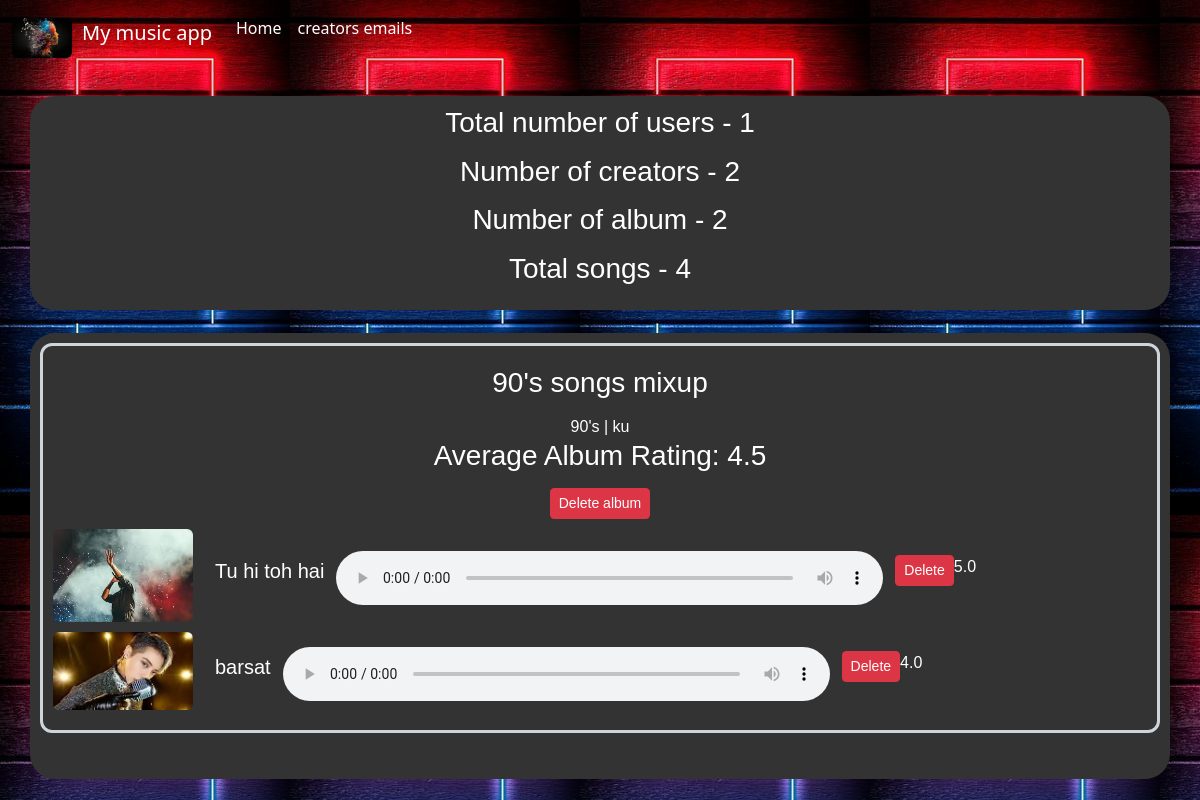
Screenshot of /adminpage (signed in) with the database file from the repository.
### tables this page shows
CREATE TABLE albums (
            id INTEGER PRIMARY KEY AUTOINCREMENT,
            creator_id INTEGER,
            name TEXT NOT NULL,
            genre TEXT NOT NULL,
            artist TEXT NOT NULL,
            FOREIGN KEY (creator_id) REFERENCES creator (id)
        );

CREATE TABLE songs (
            id INTEGER PRIMARY KEY AUTOINCREMENT,
            album_id INTEGER,
            song_name TEXT NOT NULL,
            file_path TEXT NOT NULL,
            image_path TEXT NOT NULL,
            average_rating REAL DEFAULT 0,
            FOREIGN KEY (album_id) REFERENCES albums (id)
        );

### adminpage.py (the view)
@adminpage_bp.route('/adminpage', methods=['GET'])
def adminpage():
    from app import get_total_song_count,get_total_album_count
    from album import get_existing_albums
    from login import get_user_count
    from creator import get_creator_count
    table_names = ["songs"]
    query = " UNION ".join([f"SELECT image_path, song_name, file_path, id FROM {table_name}" for table_name in table_names])
    all_songs = query_song_db(f"{query} ORDER BY song_name")
    total_count = get_total_song_count()
    existing_albums = get_existing_albums()
    album_count=get_total_album_count()
    creator_count=get_creator_count()
    user_count=get_user_count()
    return render_template('adminpage.html', all_songs=all_songs, total_count=total_count, existing_albums=existing_albums,album_count=album_count,creator_count=creator_count,user_count=user_count)

### adminpage.py (called while the page is built)
def query_song_db(query, args=(), one=False):
    with sqlite3.connect('song.db') as conn:
        conn.row_factory = sqlite3.Row
        cursor = conn.cursor()
        result = cursor.execute(query, args).fetchone() if one else cursor.execute(query, args).fetchall()
    return result

### album.py (called while the page is built)
def get_existing_albums():
    creator_id = session.get('creator_id')
    connection = sqlite3.connect('song.db')
    cursor = connection.cursor()
    cursor.execute('SELECT id, name, genre, artist FROM albums WHERE creator_id = ?', (creator_id,))
    albums = [{'id': row[0], 'name': row[1], 'genre': row[2], 'artist': row[3], 'songs': get_songs_for_album(row[0]), 'average_album_rating': get_album_average_rating(row[0])} for row in cursor.fetchall()]
    connection.close()
    return albums

def get_songs_for_album(album_id):
    connection = sqlite3.connect('song.db')
    cursor = connection.cursor()
    cursor.execute('SELECT id, song_name, file_path, image_path FROM songs WHERE album_id = ?', (album_id,))
    songs = []
    for row in cursor.fetchall():
        song_id = row[0]
        song_name = row[1]
        file_path = row[2]
        image_path = row[3]
        song_average_rating = get_average_rating(song_id)
        songs.append({
            'id': song_id,
            'song_name': song_name,
            'file_path': file_path,
            'image_path': image_path,
            'average_rating': song_average_rating
        })
    connection.close()
    return songs

def get_average_rating(song_id):
    try:
        connection = sqlite3.connect('song.db')
        cursor = connection.cursor()
        cursor.execute('''
            SELECT AVG(rating)
            FROM song_ratings
            WHERE song_id = ?
                AND song_id IN (SELECT id FROM songs WHERE id = ?)
        ''', (song_id, song_id))
        average_rating = cursor.fetchone()[0] or 0
        connection.close()
        return average_rating
    except Exception as e:
        print(f"Error getting average rating for song ID {song_id}: {str(e)}")
        return 0

### app.py (called while the page is built)
def query_songlist_db(query, args=(), one=False):
    with sqlite3.connect('song.db') as conn:
        conn.row_factory = sqlite3.Row
        cursor = conn.cursor()
        result = cursor.execute(query, args).fetchone() if one else cursor.execute(query, args).fetchall()
    return result

def get_total_song_count():
    count5 = len(query_songlist_db("SELECT * FROM songs"))
    return count5

### templates/adminpage.html (shortened to what this page needs)
<!DOCTYPE html>
<html lang="en">
<head>
    <link href="https://cdn.jsdelivr.net/npm/bootstrap@5.3.2/dist/css/bootstrap.min.css" rel="stylesheet"
>
</head>
<body>
    <nav class="navbar navbar-expand-lg ">
        <div class="container-fluid">
            <a class="navbar-brand" href="/" style="color: white;">
                <img src="static/logo.jpg" class="rounded float-start" style="max-height: 40px; margin-right: 10px;"> My music app
            </a>
            <div class="collapse navbar-collapse" id="navbarSupportedContent">
                <ul class="navbar-nav me-auto mb-2 mb-lg-0">
                    <li class="nav-item">
                        <a class="nav-link active" aria-current="page" href="/" style="color: white;">Home</a>
                    </li>
                    <li class="nav-item">
                        <a class="nav-link active" aria-current="page" href="/get_all_creators" style="color: white;">creators emails</a>
                    </li>
                </ul>
            </div>
        </div>
    </nav>
    <div class="container">
        <h3>Total number of users - {{user_count}}</h3>
        <h3>Number of creators - {{creator_count}}</h3>
        <h3>Number of album - {{album_count}}</h3>
        <h3>Total songs - {{total_count}}</h3>
    </div>
<div class="container">
    <ul>
{% for album in existing_albums %}
<li>
    <div class="album-container">
        <h4 class="album-title"><h3>{{ album.name }} </h3>{{album.genre}} | {{album.artist}}</h4>
        <h3>Average Album Rating: {{ album.average_album_rating }}</h3>
        <form method="post" action="/delete_album/{{ album.id }}">
            <button type="submit" class="btn btn-danger btn-sm">Delete album</button>
        </form>
{% for song in album.songs %}
    <div class="song-item">
        <img src="{{song.image_path}}" class="rounded">
        <h5>{{song.song_name}}</h5>
        <audio controls>
            <source src="{{ song.file_path }}" type="audio/mp3">
        </audio>
        <form method="post" action="/remove_song/{{ song.id }}">
            <button type="submit" class="btn btn-danger btn-sm">Delete</button>
        </form>
        <p>{{ song.average_rating }}</p>
    </div>
{% endfor %}
    </div>
</li>
{% endfor %}
    </ul>
</div>
</body>
</html>

### templates/adminpage.html (style rules this page uses)
.container { display: flex; text-align: center; flex-direction: column; min-height: 20vh; background-color: #333; color: white; font-family: 'Varela Round', sans-serif; margin: 23px auto; width: 100%; border-radius: 20px; padding: 10px; }
body { background: url('static/newone.jpg'); color: #495057; }
.container { margin-top: 20px; background-color: #333; color: white; border-radius: 25px; }
h3 { margin-bottom: 15px; }
form { margin-bottom: 10px; border-radius: 12px; }
ul { list-style-type: none; padding: 0; }
li { margin-bottom: 20px; }
.album-container { border: 3px solid #ced4da; padding: 10px; margin-bottom: 20px; border-radius: 12px; margin-bottom: 5px; }
.album-title { font-size: 20px; margin-bottom: 10px; }
.song-item { display: flex; align-items: center; margin-bottom: 10px; }
.song-item img { width: 140px; margin-right: 10px; border-radius: 12px; }
audio { width: 50%; margin-top: 5px; }
.song-item h5, .song-item audio, .song-item button { margin-left: 12px; }

### rows the page displays
albums: name "90's songs mixup", genre "90's", artist "ku", average_album_rating "4.5"
songs: shows a picture, song_name "Tu hi toh hai", average_rating "5.0"
songs: shows a picture, song_name "barsat", average_rating "4.0"

### other values shown
{{ user_count }} "1"
{{ creator_count }} "2"
{{ album_count }} "2"
{{ total_count }} "4"
